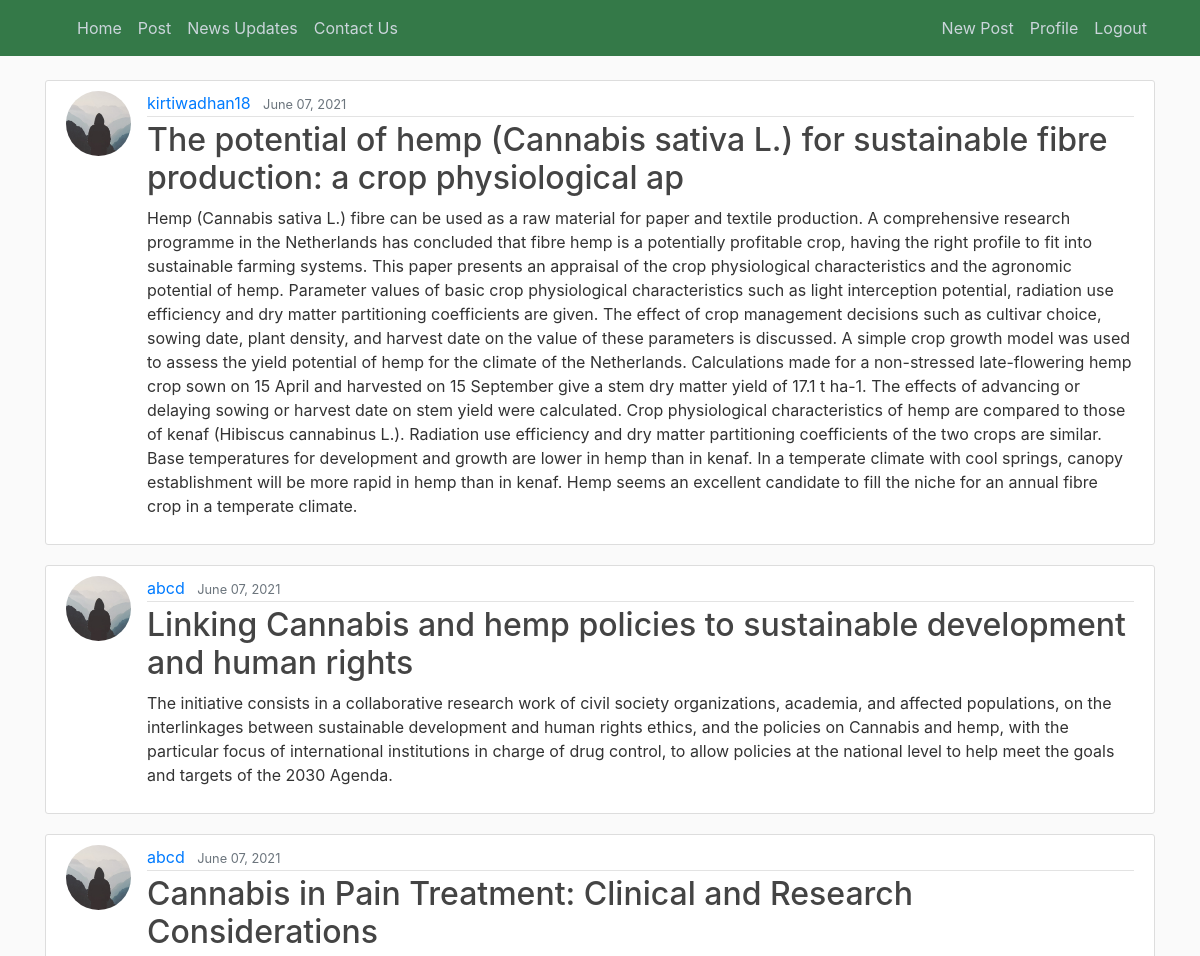
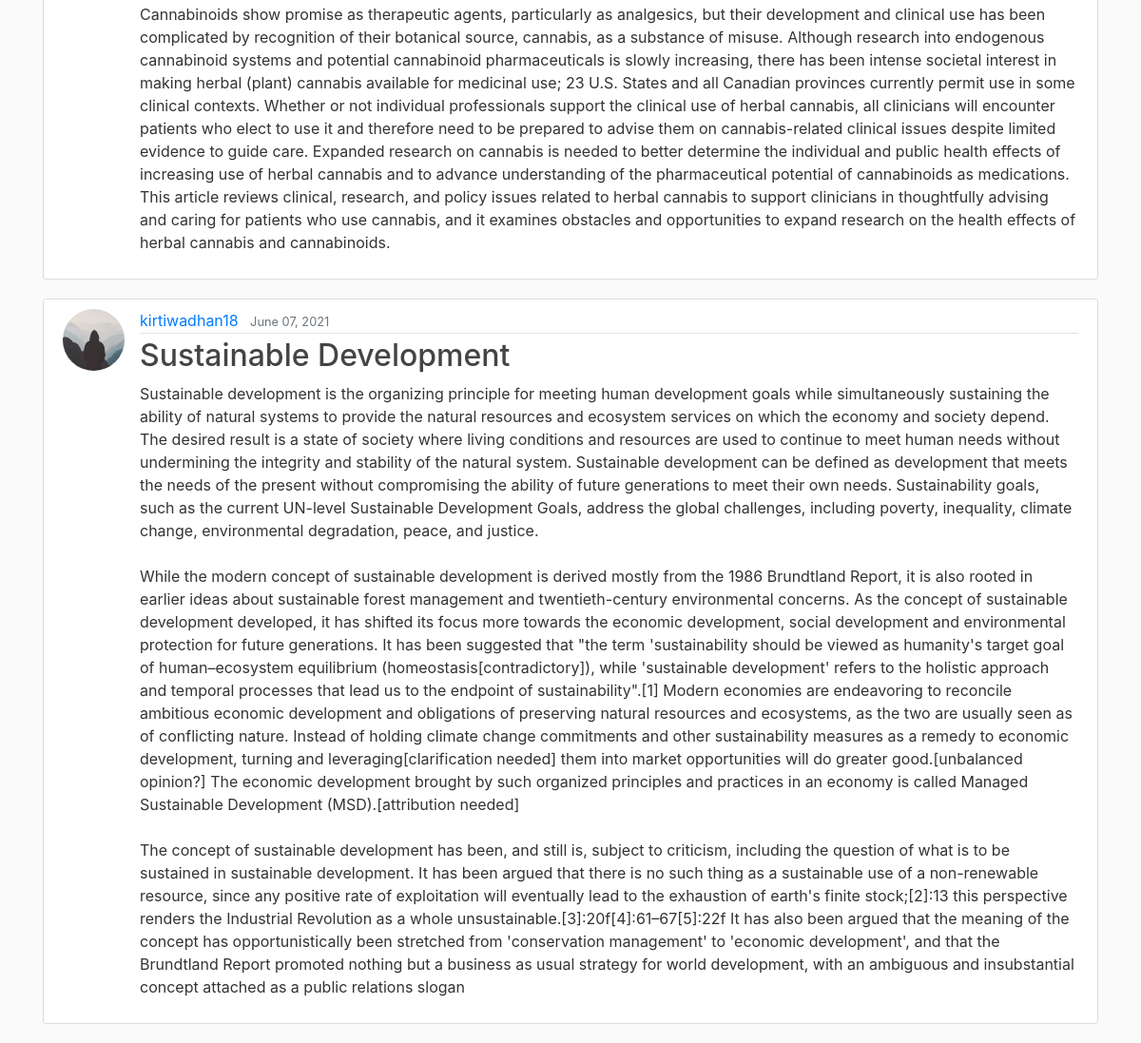
The app's page /publish/ (signed in) with its own data (2 pictures, top to bottom).
### blog/models.py (models this page shows, shortened)
class Post(models.Model):
    title = models.CharField(max_length=100)
    content = models.TextField()
    date_posted = models.DateTimeField(default=timezone.now)
    author = models.ForeignKey(User, on_delete=models.CASCADE)

### users/models.py (models this page shows, shortened)
class Profile(models.Model):
    user = models.OneToOneField(User, on_delete=models.CASCADE)
    image = models.ImageField(default='default.jpg', upload_to='profile_pics')

### blog/views.py (the view)
# urls.py: path('publish/', PostListView.as_view(), name='blog-home'),
class PostListView(ListView):
    model = Post
    template_name = 'blog/home.html'  # <app>/<model>_<viewtype>.html
    context_object_name = 'posts'
    ordering = ['-date_posted']
    paginate_by = 5

### blog/templates/blog/home.html (shortened to what this page needs)
{% extends "blog/base.html" %}
{% block content %}
    {% for post in posts %}
        <article class="media content-section">
          <img class="rounded-circle article-img" src="{{ post.author.profile.image.url }}">
          <div class="media-body">
            <div class="article-metadata">
              <a class="mr-2" href="{% url 'user-posts' post.author.username %}">{{ post.author }}</a>
              <small class="text-muted">{{ post.date_posted|date:"F d, Y" }}</small>
            </div>
            <h2><a class="article-title" href="{% url 'post-detail' post.id %}">{{ post.title }}</a></h2>
            <p class="article-content">{{ post.content }}</p>
          </div>
        </article>
    {% endfor %}
{% endblock content %}

### blog/static/blog/main.css (style rules this page uses)
h1, h2, h3, h4, h5, h6 { color: #444444; }
.content-section { background: #ffffff; padding: 10px 20px; border: 1px solid #dddddd; border-radius: 3px; margin-bottom: 20px; }
.article-title { color: #444444; }
.article-content { white-space: pre-line; }
.article-img { height: 65px; width: 65px; margin-right: 16px; }
.article-metadata { padding-bottom: 1px; margin-bottom: 4px; border-bottom: 1px solid #e3e3e3 }

### records on screen
Post: author.profile.image (placeholder picture), author "kirtiwadhan18", date_posted "June 07, 2021", title "The potential of hemp (Cannabis sativa L.) for sustainable fibre production: a crop physiological ap", content "Hemp (Cannabis sativa L.) fibre can be used as a raw material for paper and textile production. A comprehensive research programme in the Netherlands has concluded that fibre hemp is a potentially profitable crop, having the right profile to fit into sustainable farming systems. This paper presents an appraisal of the crop physiological characteristics and the agronomic potential of hemp. Parameter values of basic crop physiological characteristics such as light interception potential, radiation use efficiency and dry matter partitioning coefficients are given. The effect of crop management decisions such as cultivar choice, sowing date, plant density, and harvest date on the value of these…"
Post: author.profile.image (placeholder picture), author "abcd", date_posted "June 07, 2021", title "Linking Cannabis and hemp policies to sustainable development and human rights", content "The initiative consists in a collaborative research work of civil society organizations, academia, and affected populations, on the interlinkages between sustainable development and human rights ethics, and the policies on Cannabis and hemp, with the particular focus of international institutions in charge of drug control, to allow policies at the national level to help meet the goals and targets of the 2030 Agenda."
Post: author.profile.image (placeholder picture), author "abcd", date_posted "June 07, 2021", title "Cannabis in Pain Treatment: Clinical and Research Considerations", content "Cannabinoids show promise as therapeutic agents, particularly as analgesics, but their development and clinical use has been complicated by recognition of their botanical source, cannabis, as a substance of misuse. Although research into endogenous cannabinoid systems and potential cannabinoid pharmaceuticals is slowly increasing, there has been intense societal interest in making herbal (plant) cannabis available for medicinal use; 23 U.S. States and all Canadian provinces currently permit use in some clinical contexts. Whether or not individual professionals support the clinical use of herbal cannabis, all clinicians will encounter patients who elect to use it and therefore need to be…"
Post: author.profile.image (placeholder picture), author "kirtiwadhan18", date_posted "June 07, 2021", title "Sustainable Development", content "Sustainable development is the organizing principle for meeting human development goals while simultaneously sustaining the ability of natural systems to provide the natural resources and ecosystem services on which the economy and society depend. The desired result is a state of society where living conditions and resources are used to continue to meet human needs without undermining the integrity and stability of the natural system. Sustainable development can be defined as development that meets the needs of the present without compromising the ability of future generations to meet their own needs. Sustainability goals, such as the current UN-level Sustainable Development Goals, address…"
